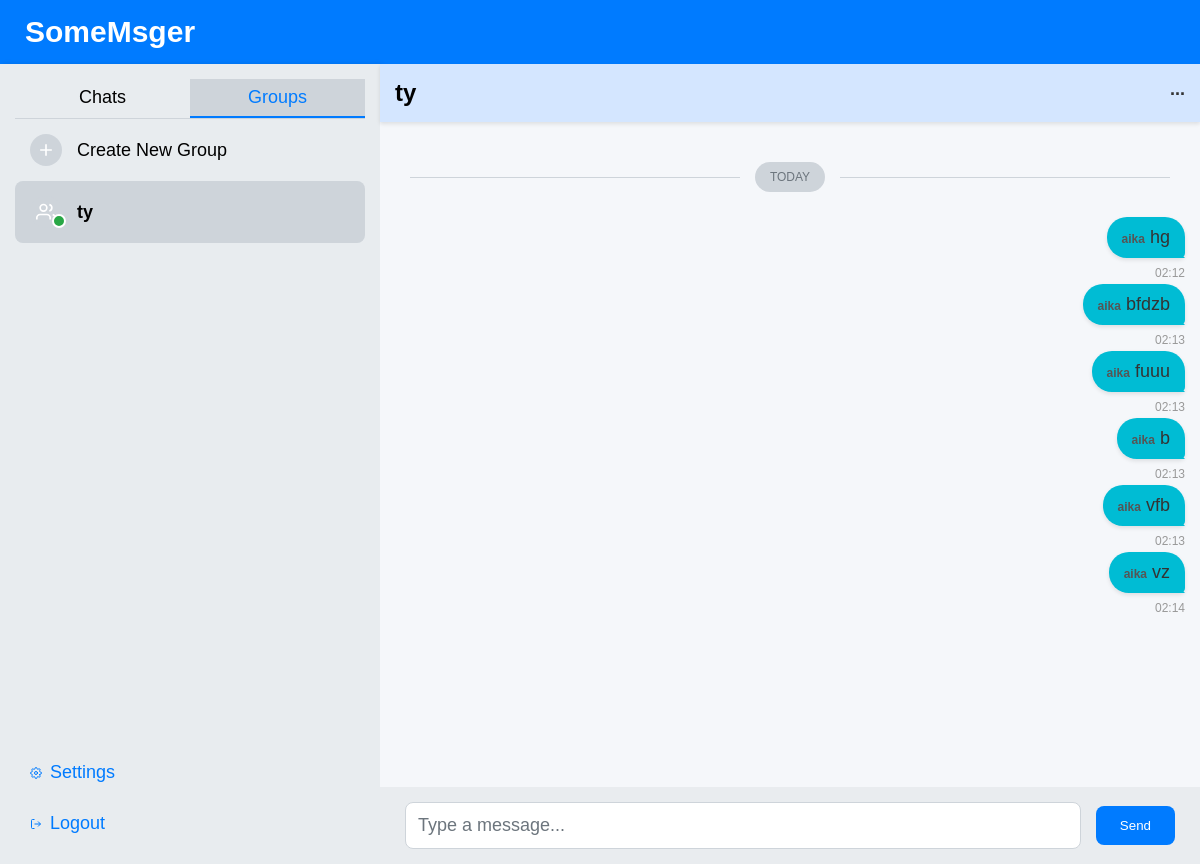
The app's page /group/1 (signed in) with its own data.
### tables this page shows
CREATE TABLE groups (
        id INTEGER PRIMARY KEY AUTOINCREMENT,
        name TEXT NOT NULL,
        creator_id INTEGER,
        description TEXT,
        FOREIGN KEY(creator_id) REFERENCES users(id)
    );

CREATE TABLE messages (
        id INTEGER PRIMARY KEY AUTOINCREMENT,
        sender_id INTEGER,
        receiver_id INTEGER,
        content TEXT,
        timestamp TEXT,
        is_group BOOLEAN,
        group_id INTEGER,
        FOREIGN KEY(sender_id) REFERENCES users(id),
        FOREIGN KEY(receiver_id) REFERENCES users(id),
        FOREIGN KEY(group_id) REFERENCES groups(id)
    );

CREATE TABLE users (
        id INTEGER PRIMARY KEY AUTOINCREMENT,
        email TEXT UNIQUE NOT NULL,
        username TEXT UNIQUE NOT NULL,
        password TEXT NOT NULL,
        name TEXT,
        surname TEXT,
        age INTEGER,
        interests TEXT
    );

### app.py (the view)
@app.route('/group/<group_id>')
def group_chat(group_id):
    if 'user_id' not in session:
        return redirect(url_for('login'))
    conn = sqlite3.connect('database.db')
    c = conn.cursor()
    c.execute("PRAGMA table_info(groups)")
    columns = [col[1] for col in c.fetchall()]
    if 'description' in columns:
        c.execute("SELECT id, name, creator_id, description FROM groups WHERE id = ?", (group_id,))
    else:
        c.execute("SELECT id, name, creator_id, NULL as description FROM groups WHERE id = ?", (group_id,))
    group_data = c.fetchone()
    if not group_data:
        conn.close()
        return redirect(url_for('groups'))
    group_id, group_name, creator_id, description = group_data
    description = description or ""
    c.execute("SELECT m.*, u.username FROM messages m JOIN users u ON m.sender_id = u.id WHERE m.is_group = 1 AND m.group_id = ?", (group_id,))
    messages = c.fetchall()
    c.execute("SELECT g.id, g.name FROM groups g JOIN group_members gm ON g.id = gm.group_id WHERE gm.user_id = ?", (session['user_id'],))
    groups = c.fetchall()
    c.execute("SELECT u.id, u.username FROM users u JOIN group_members gm ON u.id = gm.user_id WHERE gm.group_id = ?", (group_id,))
    members = c.fetchall()
    c.execute("SELECT friend_id FROM friends WHERE user_id = ? AND status = 'accepted'", (session['user_id'],))
    friends = c.fetchall()
    friend_list = []
    for friend in friends:
        c.execute("SELECT username FROM users WHERE id = ?", (friend[0],))
        friend_list.append(c.fetchone()[0])
    c.execute("SELECT user_id FROM friends WHERE friend_id = ? AND status = 'pending'", (session['user_id'],))
    pending_requests = c.fetchall()
    pending_list = []
    for req in pending_requests:
        c.execute("SELECT username FROM users WHERE id = ?", (req[0],))
        pending_list.append(c.fetchone()[0])
    conn.close()
    today_date = datetime.now().strftime("%b %d, %Y")
    yesterday = datetime.now() - timedelta(days=1)
    yesterday_date = yesterday.strftime("%b %d, %Y")
    return render_template('group_chat.html', group=group_name, group_id=group_id, description=description, messages=messages, groups=groups, members=members, creator_id=creator_id, session=session, friends=friend_list, pending_requests=pending_list, today_date=today_date, yesterday_date=yesterday_date)

### app.py (called while the page is built)
@app.before_request
def before_request():
    if request.path.startswith('/socket.io/'):
        return
    if not session.get('user_id') and request.endpoint not in ('index', 'login', 'register', 'verify_code', 'forgot_password', 'reset_password'):
        return redirect(url_for('login'))

### templates/group_chat.html (shortened to what this page needs)
<!DOCTYPE html>
<html lang="en">
<head>
    <link rel="stylesheet" href="/static/styles.css">
</head>
<body class="groups">
    <header>
        <div class="logo">SomeMsger</div>
    </header>
    <div class="app-container">
        <div class="sidebar">
            <div class="tabs">
                <a href="/chats" class="tab">Chats</a>
                <a href="/groups" class="tab active">Groups</a>
            </div>
            <div class="chat-list">
                <a href="/groups/create" class="chat-item">
                    <div class="avatar">
                        <svg viewBox="0 0 24 24" fill="none" stroke="currentColor" stroke-width="2">
                            <path d="M12 5v14M5 12h14"/>
                        </svg>
                    </div>
                    <div class="chat-info">
                        <span class="chat-name">Create New Group</span>
                    </div>
                </a>
                {% for g in groups %}
                    <a href="/group/{{ g[0] }}" class="chat-item {{ 'active' if g[0] == group_id }}">
                        <div class="avatar">
                            <svg viewBox="0 0 24 24" fill="none" stroke="currentColor" stroke-width="2">
                                <path d="M17 21v-2a4 4 0 0 0-4-4H5a4 4 0 0 0-4 4v2M9 11a4 4 0 1 0 0-8 4 4 0 0 0 0 8zM23 21v-2a4 4 0 0 0-3-3.87M16 3.13a4 4 0 0 1 0 7.75"/>
                            </svg>
                        </div>
                        <div class="chat-info">
                            <span class="chat-name">{{ g[1] }}</span>
                        </div>
                        {% if g[0] == group_id %}
                            <span class="online-dot"></span>
                        {% endif %}
                    </a>
                {% endfor %}
            </div>
            <a href="/settings/profile" class="sidebar-link">
                Settings
            </a>
            <a href="/logout" class="sidebar-link">
                <svg viewBox="0 0 24 24" fill="none" stroke="currentColor" stroke-width="2">
                    <path d="M9 21H5a2 2 0 0 1-2-2V5a2 2 0 0 1 2-2h4M16 17l5-5-5-5M21 12H9"/>
                </svg>
                Logout
            </a>
        </div>
        <div class="chat-container">
            <header class="chat-header">
                <h2 id="group-header-name">{{ group }}</h2>
                <div class="header-actions">
                </div>
            </header>
            <div class="messages" id="messages">
                {% set messages_by_date = {} %}
                {% for message in messages %}
                    {% set timestamp_parts = message[4].split(' ') %}
                    {% if timestamp_parts|length >= 4 %}
                        {% set time_only = timestamp_parts[3] %}
                    {% else %}
                        {% set time_only = message[4] %}
                    {% endif %}
                {% endfor %}
                {% for date, date_messages in messages_by_date.items() %}
                    {% set is_today = date == today_date %}
                    {% set is_yesterday = date == yesterday_date %}
                    <div class="date-divider">
                        <span>
                            {% if is_today %}
                                Today
                            {% elif is_yesterday %}
                                Yesterday
                            {% else %}
                                {{ date }}
                            {% endif %}
                        </span>
                    </div>
                    <div class="message-block">
                        {% for message in date_messages %}
                            <div class="message {{ 'sent' if message.sender_id == session.user_id else 'received' }}" data-message-id="{{ message.id }}">
                                <div class="bubble">
                                    <span class="sender">{{ message.sender_username }}</span>
                                    <span class="content">{{ message.content }}</span>
                                </div>
                                <span class="timestamp">{{ message.time_only }}</span>
                            </div>
                        {% endfor %}
                    </div>
                {% endfor %}
            </div>
            <form class="message-form" onsubmit="sendMessage(event, null, true, '{{ group_id }}')">
                <input type="text" id="message-input" placeholder="Type a message..." autocomplete="off">
                <button type="submit">Send</button>
            </form>
        </div>
    </div>
</body>
</html>

### static/themes.css (style rules this page uses)
:root { --background-color: #f0f2f5; --text-color: #000; --sidebar-bg: #e8ecef; --sidebar-shadow: 2px 0 5px rgba(0, 0, 0, 0.1); --sidebar-heading: #000; --chat-item-bg: transparent; --chat-item-hover-bg: #d1d5da; --chat-item-active-bg: #ced4da; --chat-item-text: #000; --sidebar-link-text: #007bff; --sidebar-link-hover-bg: #d1d5da; --chat-header-bg: #d4e6ff; --chat-header-text: #000000; --chat-header-text-hover: #4f4f4f; --messages-bg: #f5f7fa; --bubble-sent-bg: #00bcd4; --bubble-sent-tail: #00bcd4; --bubble-received-bg: #b2ebf2; --bubble-received-tail: #b2ebf2; --sender-text: #555; --content-text: #333; --timestamp-text: #999; --message-form-bg: #e9ecef; --input-bg: #fff; --input-border: #ced4da; --input-placeholder: #6c757d; --input-text: #000; --button-bg: #007bff; --button-text: #fff; --button-hover-bg: #0056b3; --modal-bg: rgba(0, 0, 0, 0.5); --modal-content-bg: #fff; --modal-content-text: #000; --modal-button-bg: #007bff; --modal-button-hover-bg: #0056b3; --modal-close-bg: #6c757d; --modal-close-hover-bg: #5a6268; --edit-form-input-bg: #fff; --edit-form-input-text: #000; --member-item-border: #ced4da; --member-item-text: #000; --remove-button-bg: #dc3545; --remove-button-hover-bg: #c82333; --add-member-form-bg: #f8f9fa; --container-bg: #fff; --container-shadow: 0 4px 12px rgba(0, 0, 0, 0.1); --header-bg: #007bff; --header-text: #fff; --nav-link-text: #fff; --settings-label-text: #000; --settings-input-bg: #fff; --settings-input-text: #000; --link-text: #007bff; --index-bg: linear-gradient(135deg, #e6f0fa 0%, #b3cde0 100%); --index-h1-text: #fff; --index-h2-text: #6c757d; --index-footer-text: #6c757d; --error-text: #dc3545; --suggestion-item-bg: #f8f9fa; --suggestion-item-border: #e9ecef; --suggestion-item-text: #000; --suggestion-item-hover-bg: #e9ecef; --pending-item-bg: #f8f9fa; --pending-item-border: #e9ecef; --pending-item-text: #000; --pending-item-hover-bg: #e9ecef; --accept-button-bg: #28a745; --accept-button-hover-bg: #218838; --friend-item-bg: #f8f9fa; --friend-item-border: #e9ecef; --friend-item-text: #000; --friend-item-hover-bg: #e9ecef; --message-actions-text: #555; --dropdown-bg: #fff; --dropdown-border: #ced4da; --dropdown-shadow: 0 2px 5px rgba(0,0,0,0.2); --dropdown-item-text: #000; --dropdown-item-hover-bg: #f0f0f0; --header-actions-text: #333; --dialog-bg: #fff; --dialog-shadow: 0 0 10px rgba(0,0,0,0.3); --dialog-overlay-bg: rgba(0,0,0,0.5); --dialog-input-bg: #fff; --dialog-input-text: #000; --date-divider-text: #6c757d; --date-divider-line: #ced4da; --date-divider-bg: #ced4da; }

### static/sizes.css (style rules this page uses)
:root { --font-size-base: 14px; --font-size-heading: 16px; --font-size-title: 18px; --font-size-large: 24px; --padding-small: 5px; --padding-medium: 10px; --padding-large: 20px; --margin-small: 5px; --margin-medium: 10px; --margin-large: 20px; --border-radius: 5px; --avatar-size: 24px; --avatar-icon-size: 16px; --sidebar-width: 300px; --input-padding: 10px; --button-padding: 10px 20px; --modal-width: 80%; --modal-max-width: 500px; --modal-padding: 20px; --modal-max-height: 80vh; --message-margin: 2px 0; --bubble-padding: 8px 12px; --date-divider-margin: 20px 0; }
:root[data-size="medium"] { --font-size-base: 18px; --font-size-heading: 20px; --font-size-title: 24px; --font-size-large: 30px; --padding-small: 8px; --padding-medium: 15px; --padding-large: 25px; --margin-small: 8px; --margin-medium: 15px; --margin-large: 25px; --border-radius: 8px; --avatar-size: 32px; --avatar-icon-size: 20px; --sidebar-width: 350px; --input-padding: 12px; --button-padding: 12px 24px; --modal-width: 85%; --modal-max-width: 600px; --modal-padding: 25px; --modal-max-height: 85vh; --message-margin: 4px 0; --bubble-padding: 10px 15px; --date-divider-margin: 25px 0; }

### records on screen
groups: name "ty"
messages: sender_username "aika", content "hg", time_only "02:12"
messages: sender_username "aika", content "bfdzb", time_only "02:13"
messages: sender_username "aika", content "fuuu", time_only "02:13"
messages: sender_username "aika", content "b", time_only "02:13"
messages: sender_username "aika", content "vfb", time_only "02:13"
messages: sender_username "aika", content "vz", time_only "02:14"
